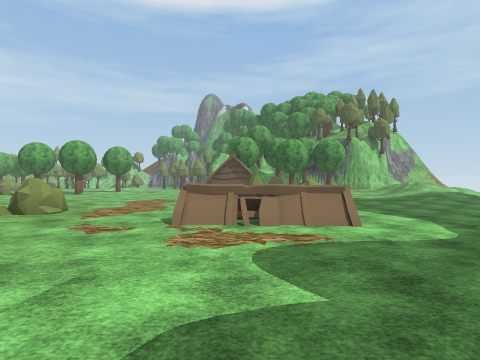
view 1 (above)

21 first-person views from a walk through a scene from a Unity 3-D project. The camera is 1.5 m above the floor, looks level and sees 80° across. The floor is counted in squares, 2 m on a side. Each view is taken from the middle of a square. On the plan, view 1 faces up. The plan holds only what a view shows up to about 10 squares ahead; the rest is blank. The place goes on beyond the plan. Some trees and plants on the terrain are drawn as simple stand-ins. The player is left out. Some surface patterns are stand-ins.

view 2
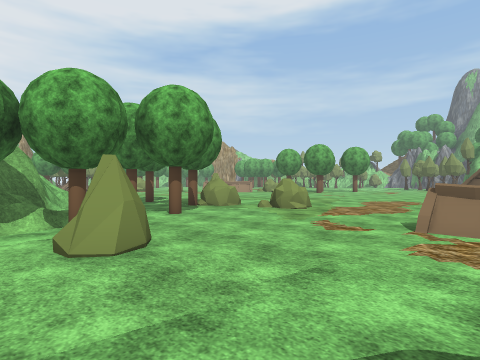

view 3
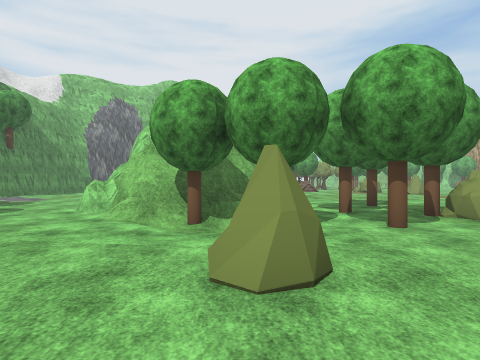

view 4
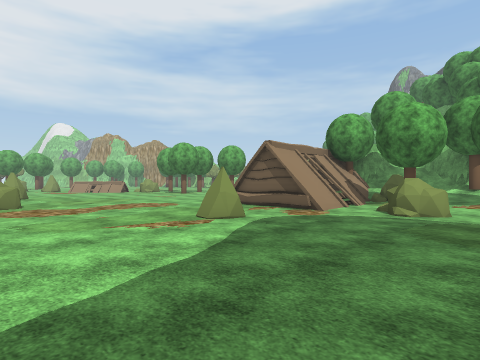

view 5
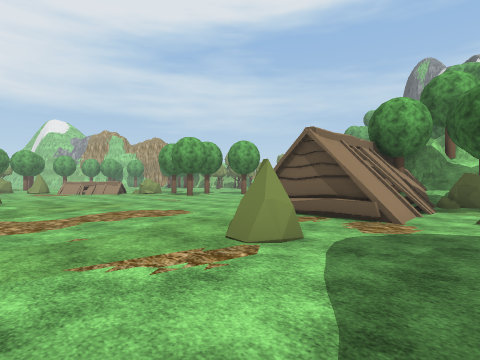

view 6
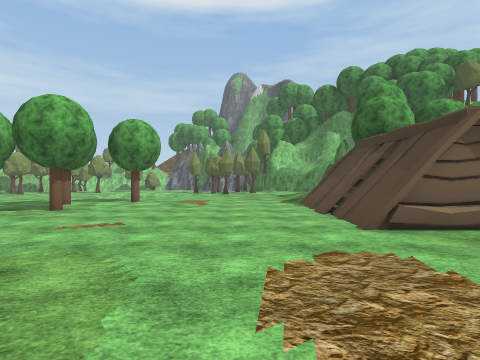

view 7
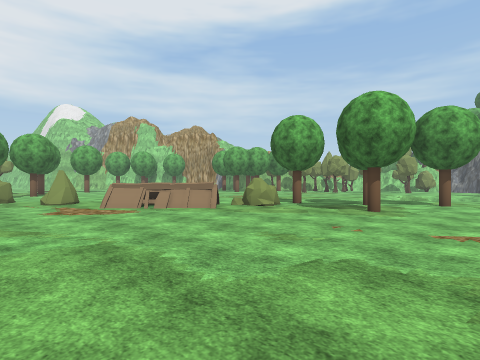

view 8
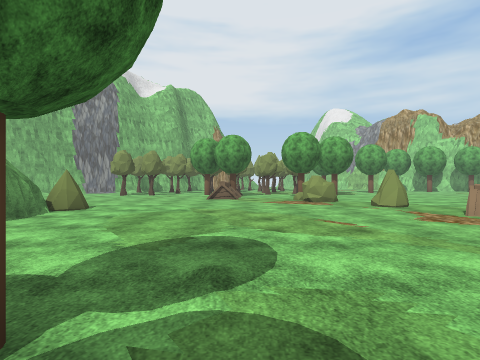

view 9
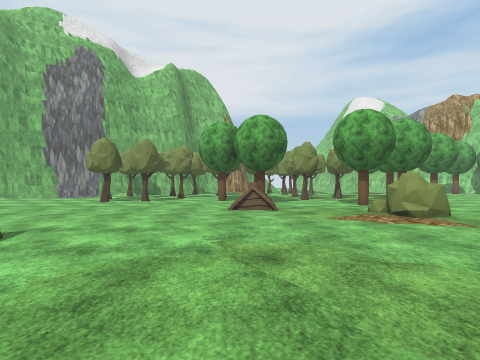

view 10
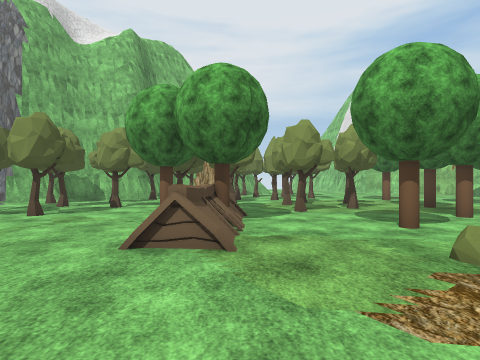

view 11
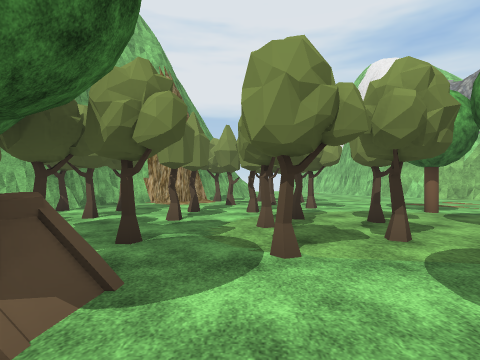

view 12
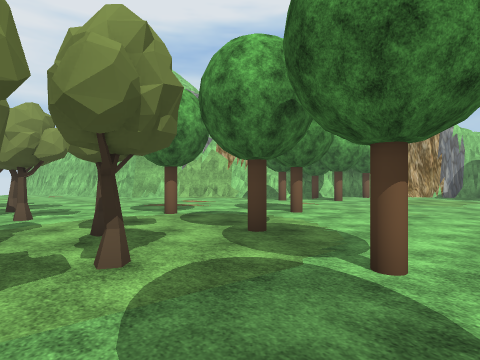

view 13
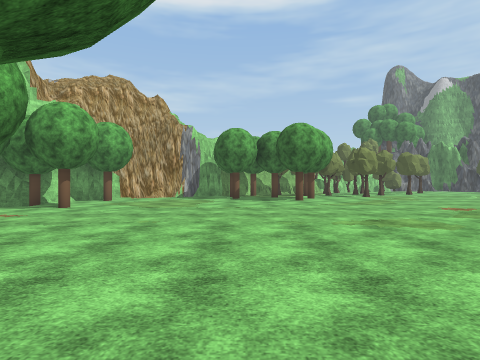

view 14
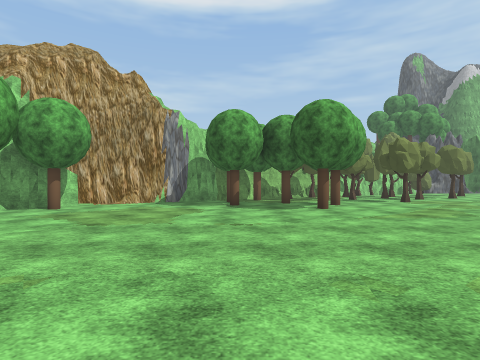

view 15
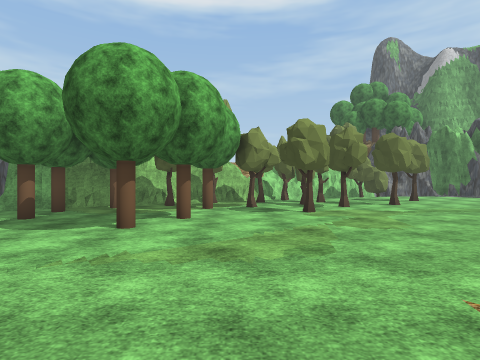

view 16
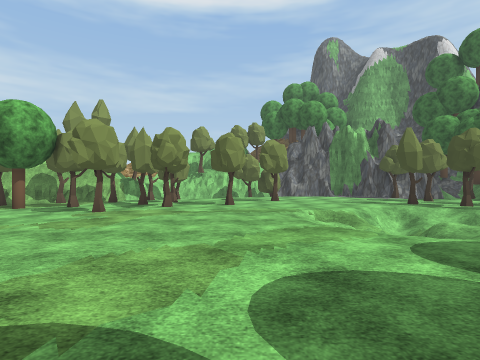

view 17
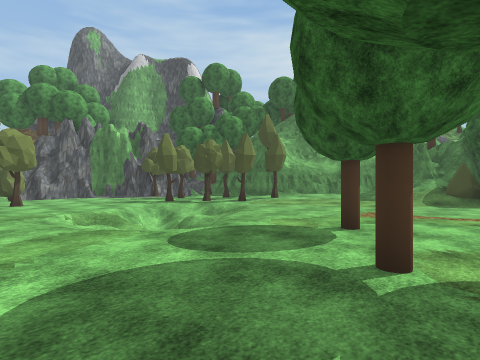

view 18
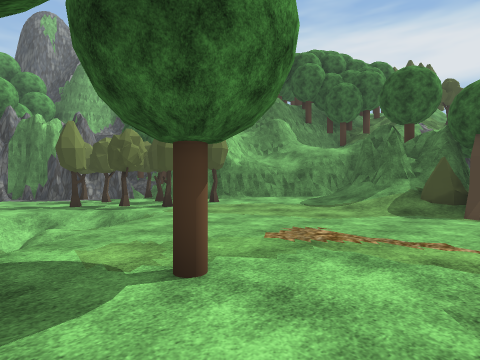

view 19
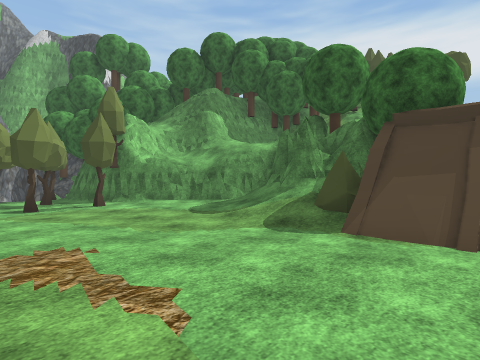

view 20
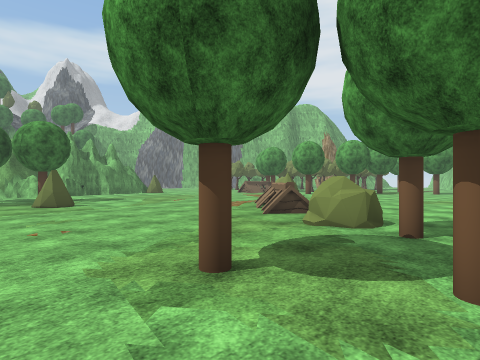

view 21
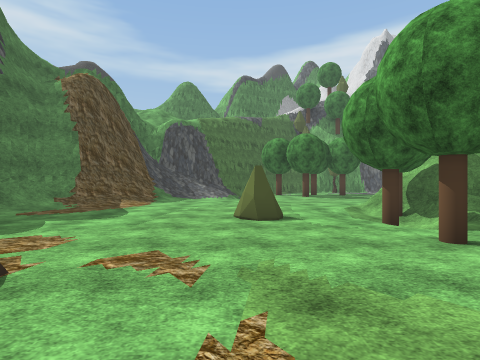

### Floor plan
Key: @ floor where view 1 was taken; # wall or solid block; . main floor; : floor 0.25 m higher than the main floor; + floor 0.5 m higher than the main floor; * floor 2.25 m higher than the main floor; / step, stairs or slope; = window, fence, low wall or low ledge; v drop or lower ground; T tree; H hut; O other object.
Columns run from 30 left of view 1 to 5 right of it. Each row starts with its distance up from view 1.
 26           ###.T.T..T.....TT#
 25          ##/T..T..T....T..T##
 24        ###TTTT..T...../.T..###
 23      ###.T.....T..../////T.T##
 22     ##...TT.T......//////..:/#
 21    ##......T........  //...:/##
 20   ##T...............///.....//#
 19   #T........................//####
 18    .T.................T.....//##*##
 17    O.................T....../T##T/T
 16    ................T........####T//T
 15   ................T..T......#v==.T:
 14 .....T.......... .T.........#=v#. /
 13 ..............   HH.........####.TT
 12 ................H+.................
 11 ...T..T.T...  ..H...................
 10 ..............T...............TT....
  9 T.T..TT..T.TT.......................
  8 OT..T.......T........T..............
  7  T.T.T.T.............T...TT.........
  6 T..T.T.TTT.............T.T..........
  5 #.......HTHH.........T.T.....HHHH..
  4 #..TT.T.T...............T..........
  3 ##.T..T...............T...........
  2  ##..T..T...../T... ##./T........
  1   ##..T......./##    ##////T.....
  0    ##T.TT....         #T/.....@../
 -1     #.. ....          #=/......//#
 -2     ##  ...           #/......//##
 -3                       #... .../##

Positions as (right, up) in squares from view 1, and headings:
1: (0, 0), facing up
2: (0, 0), facing up-left
3: (-1, 1), facing left
4: (5, 6), facing up-left
5: (3, 7), facing up-left
6: (-4, 8), facing up
7: (-6, 8), facing up-left
8: (-8, 6), facing left
9: (-12, 5), facing left
10: (-16, 6), facing left
11: (-20, 7), facing left
12: (-21, 8), facing up-left
13: (-21, 10), facing up
14: (-21, 13), facing up
15: (-17, 16), facing up
16: (-12, 16), facing up
17: (-12, 16), facing up-right
18: (-9, 16), facing up-right
19: (-6, 15), facing up-right
20: (-7, 17), facing down-left
21: (-3, 7), facing down
